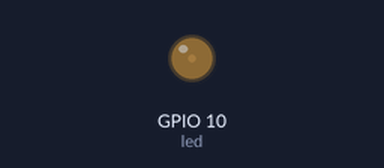
A program run on a simulated Seeed XIAO ESP32-C3. Shown: output pins drawn as LEDs (lit = HIGH). What the program prints to the serial monitor is not drawn.

Above: at 0.05 s.
At 0.25 s:
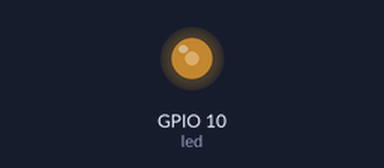
At 0.45 s:
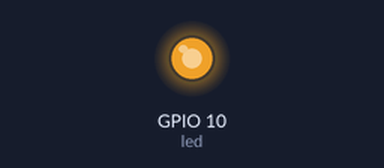
At 0.9 s:
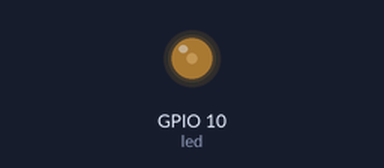
Timing chart, 0 to 3.0 s (numbered marks = the images above):
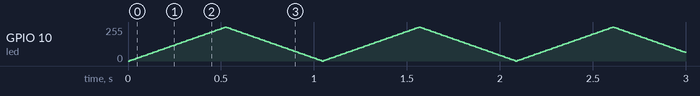

The program:

main.cpp
```cpp
#include <Arduino.h>

int led = 10; // the PWM pin the LED is attached to
int brightness = 0; // how bright the LED is
int fadeAmount = 5; // how many points to fade the LED by

void setup()
{
  Serial.begin(115200); // set up Serial library at 115200 bps
  pinMode(led, OUTPUT); // initialize LED digital pin as an output.
  Serial.println("Pin 10 initialized for PWM output.");
}

void loop()
{
  // set the brightness of pin 9:
  analogWrite(led, brightness);

  // change the brightness for next time through the loop:
  brightness = brightness + fadeAmount;

  // reverse the direction of the fading at the ends of the fade:
  if (brightness <= 0 || brightness >= 255) {
    fadeAmount = -fadeAmount;
  }
  Serial.print("The LED Brightness is at: ");
  Serial.println(brightness);
  delay(10);
}
```
